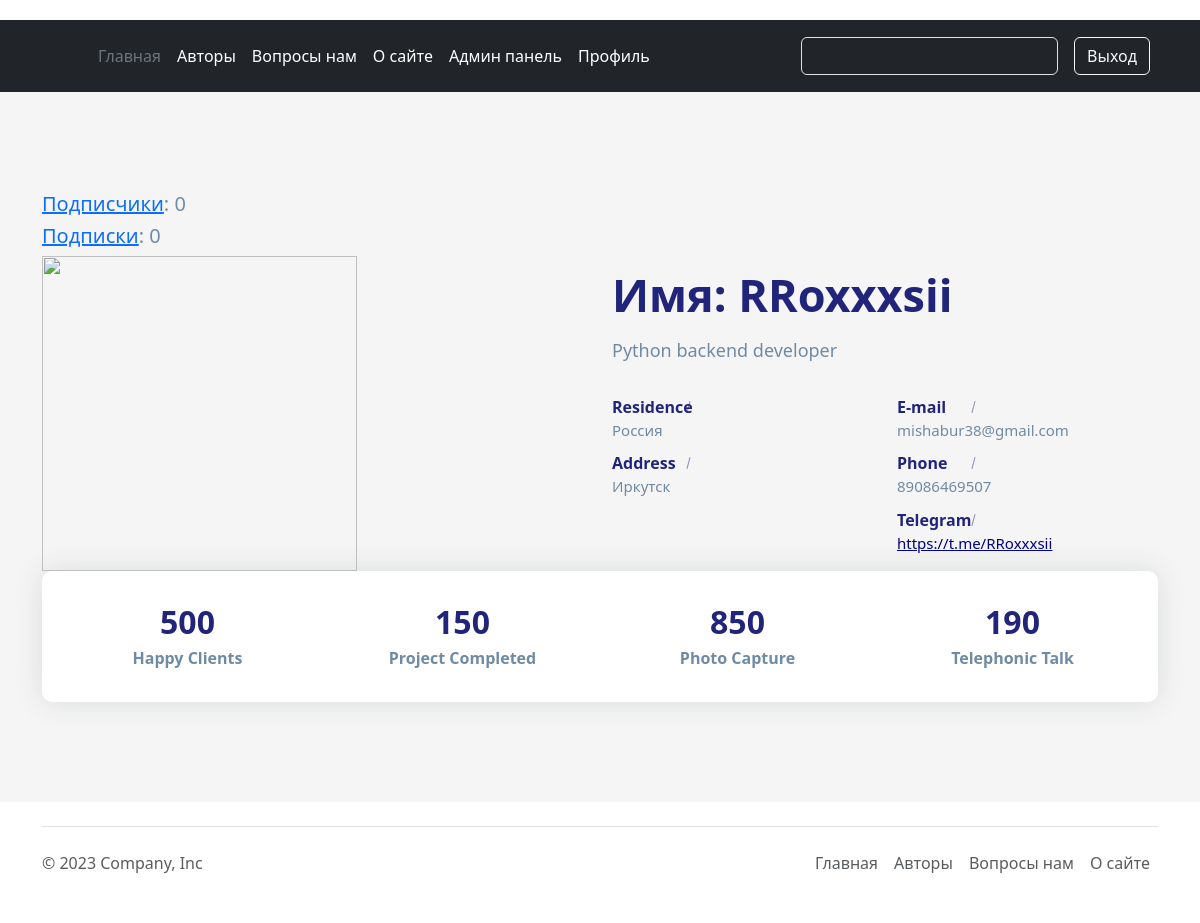
The app's page /account/personal_profile/ (signed in) with its own data.
### account/models.py (models this page shows, shortened)
class Author(AbstractBaseUser, PermissionsMixin):
    email = models.EmailField(_('почтовый адрес'), unique=True)
    user_name = models.CharField(max_length=150)
    mobile = models.CharField(max_length=20, blank=True)
    gender = models.ForeignKey(Gender, on_delete=models.SET_NULL, blank=True, null=True)
    profile_photo = models.ImageField(upload_to='photos/%Y/%m/%d/', help_text=_('Фото профиля'), blank=True)
    profile_information = models.TextField(help_text='Расскажите о себе', blank=True)
    country = models.ForeignKey(Country, on_delete=models.SET_NULL, blank=True, null=True)
    telegram_link = models.URLField(_('Телеграмм аккаунт'), blank=True)
    city = models.CharField(_('Где живете'), max_length=70, blank=True, null=True)
    following = models.ManyToManyField(
        "self", blank=True, related_name="followers", symmetrical=False
    )
    is_active = models.BooleanField(default=False)
    is_staff = models.BooleanField(default=False)
    created = models.DateTimeField(auto_now_add=True)
    updated = models.DateTimeField(auto_now=True)
    objects = CustomAccountManager()
    USERNAME_FIELD = 'email'
    REQUIRED_FIELDS = ['user_name']
    class Meta:
        verbose_name = _("Аккаунт")
        verbose_name_plural = _("Аккаунты")
        ordering = ('user_name',)

class Country(models.Model):
    country = models.CharField(max_length=50)
    def __str__(self):
        return self.country
    class Meta:
        verbose_name = 'Страна'
        verbose_name_plural = 'Страны'
        ordering = ('country',)

### account/views.py (the view)
# urls.py: path('personal_profile/', views.personal_profile_view, name='personal_profile'),
@login_required(redirect_field_name='login')
def personal_profile_view(request):
    template_name = 'account/user/personal_profile.html'
    context = {
        'user': request.user,
        'followers': request.user.followers,
        'following': request.user.following
    }
    return render(request, template_name, context=context)

### account/templates/account/user/personal_profile.html (shortened to what this page needs)
{% extends "main/base.html" %}
{% load static %}
{% block content %}
<link rel="stylesheet" href="{% static 'main/css/personal_profile.css' %}" />
<section class="section about-section gray-bg" id="about">
            <div class="container">
                <h5><a href="{% url 'authors:followers_list_view' user.pk %}">Подписчики</a>: {{ user.following.count }}</h5>
                <h5><a href="{% url 'authors:following_list_view' user.pk %}">Подписки</a>: {{ user.followers.count }}</h5>
                <div class="row align-items-center flex-row-reverse">
                    <div class="col-lg-6">
                        <div class="about-text go-to">
                            <h3 class="dark-color">Имя: {{ user.user_name }}</h3>
                            <p>{{ user.profile_information }}</p>
                            <div class="row about-list">
                                <div class="col-md-6">
                                    {% if user.country %}
                                    <div class="media">
                                        <label>Residence</label>
                                        <p>{{ user.country }}</p>
                                    </div>
                                    {% endif %}
                                    {% if user.city %}
                                    <div class="media">
                                        <label>Address</label>
                                        <p>{{ user.city }}</p>
                                    </div>
                                    {% endif %}
                                </div>
                                <div class="col-md-6">
                                    {% if user.email %}
                                    <div class="media">
                                        <label>E-mail</label>
                                        <p> {{ user.email }}</p>
                                    </div>
                                    {% endif %}
                                    {% if user.mobile %}
                                    <div class="media">
                                        <label>Phone</label>
                                        <p>{{ user.mobile }}</p>
                                    </div>
                                    {% endif %}
                                    {% if user.telegram_link %}
                                    <div class="media">
                                        <label>Telegram</label>
                                        <a href="{{ user.telegram_link }}" class="media-link"><p>{{ user.telegram_link }}</p></a>
                                    </div>
                                    {% endif %}
                                </div>
                            </div>
                        </div>
                    </div>
                    <div class="col-lg-6">
                        <div class="about-avatar">
                            {% if not user.profile_photo %}
                                <img style="width: 315px; height: 315px" src="https://thumbs.dreamstime.com/b/%D0%B7%D0%BD%D0%B0%D1%87%D0%BE%D0%BA-%D0%BF%D0%BE-%D1%83%D0%BC%D0%BE%D0%BB%D1%87%D0%B0%D0%BD%D0%B8%D1%8E-%D0%BF%D0%BB%D0%BE%D1%81%D0%BA%D0%B8%D0%B9-%D0%B0%D0%B2%D0%B0%D1%82%D0%B0%D1%80-%D0%BF%D1%80%D0%BE%D1%84%D0%B8%D0%BB%D1%8F-%D1%81%D0%BE%D1%86%D0%B8%D0%B0%D0%BB%D1%8C%D0%BD%D1%8B%D0%B9-%D0%B2%D0%B5%D0%BA%D1%82%D0%BE%D1%80-184330869.jpg" title="" alt="">
                            {% else %}
                                <img src="{{ user.profile_photo.url }}" title="{{ user.username }}" alt="Фото {{ user.username }}" style="width: 315px; height: 315px">
                            {% endif %}
                        </div>
                    </div>
                </div>
                <div class="counter">
                    <div class="row">
                        <div class="col-6 col-lg-3">
                            <div class="count-data text-center">
                                <h6 class="count h2" data-to="500" data-speed="500">500</h6>
                                <p class="m-0px font-w-600">Happy Clients</p>
                            </div>
                        </div>
                        <div class="col-6 col-lg-3">
                            <div class="count-data text-center">
                                <h6 class="count h2" data-to="150" data-speed="150">150</h6>
                                <p class="m-0px font-w-600">Project Completed</p>
                            </div>
                        </div>
                        <div class="col-6 col-lg-3">
                            <div class="count-data text-center">
                                <h6 class="count h2" data-to="850" data-speed="850">850</h6>
                                <p class="m-0px font-w-600">Photo Capture</p>
                            </div>
                        </div>
                        <div class="col-6 col-lg-3">
                            <div class="count-data text-center">
                                <h6 class="count h2" data-to="190" data-speed="190">190</h6>
                                <p class="m-0px font-w-600">Telephonic Talk</p>
                            </div>
                        </div>
                    </div>
                </div>
            </div>
        </section>
{% endblock %}

### main/static/main/css/personal_profile.css (style rules this page uses)
body { color: #6F8BA4; margin-top:20px; }
.section { padding: 100px 0; position: relative; }
.gray-bg { background-color: #f5f5f5; }
img { max-width: 100%; }
img { vertical-align: middle; border-style: none; }
.about-text h3 { font-size: 45px; font-weight: 700; margin: 0 0 6px; }
.about-text p { font-size: 18px; max-width: 450px; }
.about-list { padding-top: 10px; }
.about-list .media { padding: 5px 0; }
.about-list label { color: #20247b; font-weight: 600; width: 88px; margin: 0; position: relative; }
.about-list label:after { content: ""; position: absolute; top: 0; bottom: 0; right: 11px; width: 1px; height: 12px; background: #20247b; -moz-transform: rotate(15deg); -o-transform: rotate(15deg); -ms-transform: rotate(15deg); -webkit-transform: rotate(15deg); transform: rotate(15deg); margin: auto; opacity: 0.5; }
.about-list p { margin: 0; font-size: 15px; }
.about-section .counter { padding: 22px 20px; background: #ffffff; border-radius: 10px; box-shadow: 0 0 30px rgba(31, 45, 61, 0.125); }
.about-section .counter .count-data { margin-top: 10px; margin-bottom: 10px; }
.about-section .counter .count { font-weight: 700; color: #20247b; margin: 0 0 5px; }
.about-section .counter p { font-weight: 600; margin: 0; }
.dark-color { color: #20247b; }
.about-list .media .media-link:link { color: darkblue; }

### records on screen
Author: following.count "0", followers.count "0", user_name "RRoxxxsii", profile_information "Python backend developer", country "Россия", city "Иркутск", email "mishabur38@gmail.com", mobile "89086469507", telegram_link "https://t.me/RRoxxxsii"
